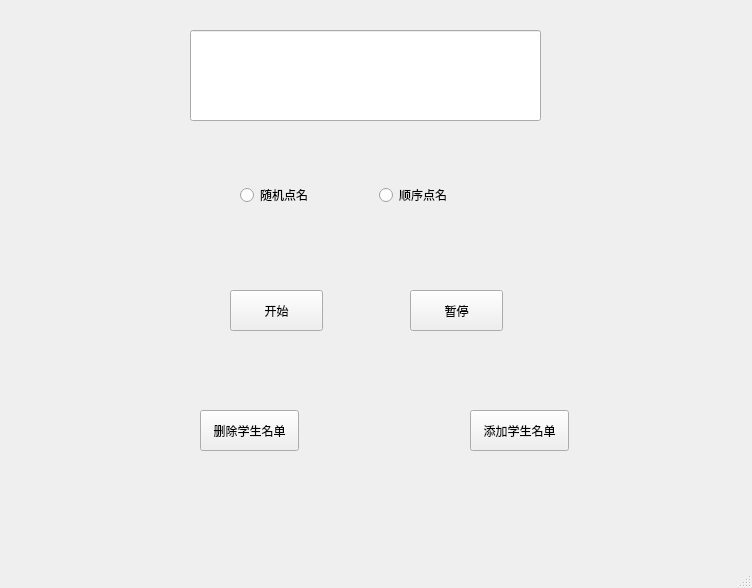
<?xml version="1.0" encoding="UTF-8"?>
<ui version="4.0">
 <class>MainWindow</class>
 <widget class="QMainWindow" name="MainWindow">
  <property name="geometry">
   <rect>
    <x>0</x>
    <y>0</y>
    <width>752</width>
    <height>588</height>
   </rect>
  </property>
  <property name="windowTitle">
   <string>MainWindow</string>
  </property>
  <widget class="QWidget" name="widget">
   <widget class="QPushButton" name="pushButton_3">
    <property name="geometry">
     <rect>
      <x>470</x>
      <y>410</y>
      <width>99</width>
      <height>41</height>
     </rect>
    </property>
    <property name="text">
     <string>添加学生名单</string>
    </property>
   </widget>
   <widget class="QPushButton" name="pushButton_4">
    <property name="geometry">
     <rect>
      <x>200</x>
      <y>410</y>
      <width>99</width>
      <height>41</height>
     </rect>
    </property>
    <property name="text">
     <string>删除学生名单</string>
    </property>
   </widget>
   <widget class="QWidget" name="horizontalLayoutWidget">
    <property name="geometry">
     <rect>
      <x>240</x>
      <y>170</y>
      <width>271</width>
      <height>51</height>
     </rect>
    </property>
    <layout class="QHBoxLayout" name="horizontalLayout">
     <item>
      <widget class="QRadioButton" name="radioButton_2">
       <property name="text">
        <string>随机点名</string>
       </property>
      </widget>
     </item>
     <item>
      <widget class="QRadioButton" name="radioButton">
       <property name="text">
        <string>顺序点名</string>
       </property>
      </widget>
     </item>
    </layout>
   </widget>
   <widget class="QPushButton" name="pushButton">
    <property name="geometry">
     <rect>
      <x>230</x>
      <y>290</y>
      <width>93</width>
      <height>41</height>
     </rect>
    </property>
    <property name="text">
     <string>开始</string>
    </property>
   </widget>
   <widget class="QPushButton" name="pushButton_2">
    <property name="geometry">
     <rect>
      <x>410</x>
      <y>290</y>
      <width>93</width>
      <height>41</height>
     </rect>
    </property>
    <property name="text">
     <string>暂停</string>
    </property>
   </widget>
   <widget class="QLineEdit" name="lineEdit">
    <property name="geometry">
     <rect>
      <x>190</x>
      <y>30</y>
      <width>351</width>
      <height>91</height>
     </rect>
    </property>
    <property name="font">
     <font>
      <family>方正舒体</family>
      <pointsize>30</pointsize>
     </font>
    </property>
    <property name="alignment">
     <set>Qt::AlignCenter</set>
    </property>
   </widget>
  </widget>
  <widget class="QMenuBar" name="menubar">
   <property name="geometry">
    <rect>
     <x>0</x>
     <y>0</y>
     <width>752</width>
     <height>26</height>
    </rect>
   </property>
  </widget>
  <widget class="QStatusBar" name="statusbar"/>
 </widget>
 <resources/>
 <connections/>
</ui>
